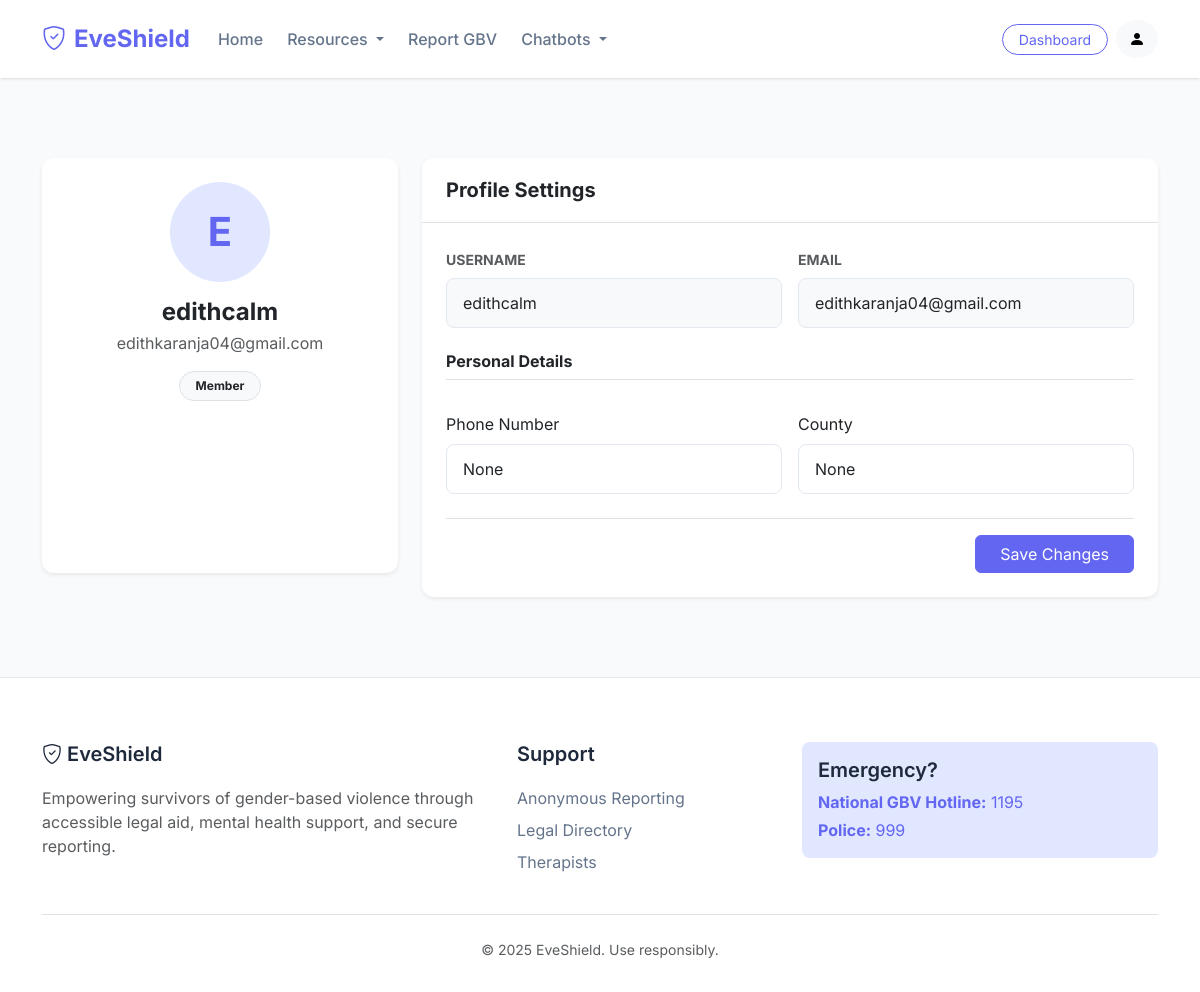
Before: /accounts/profile/ (signed in) with the older database file.
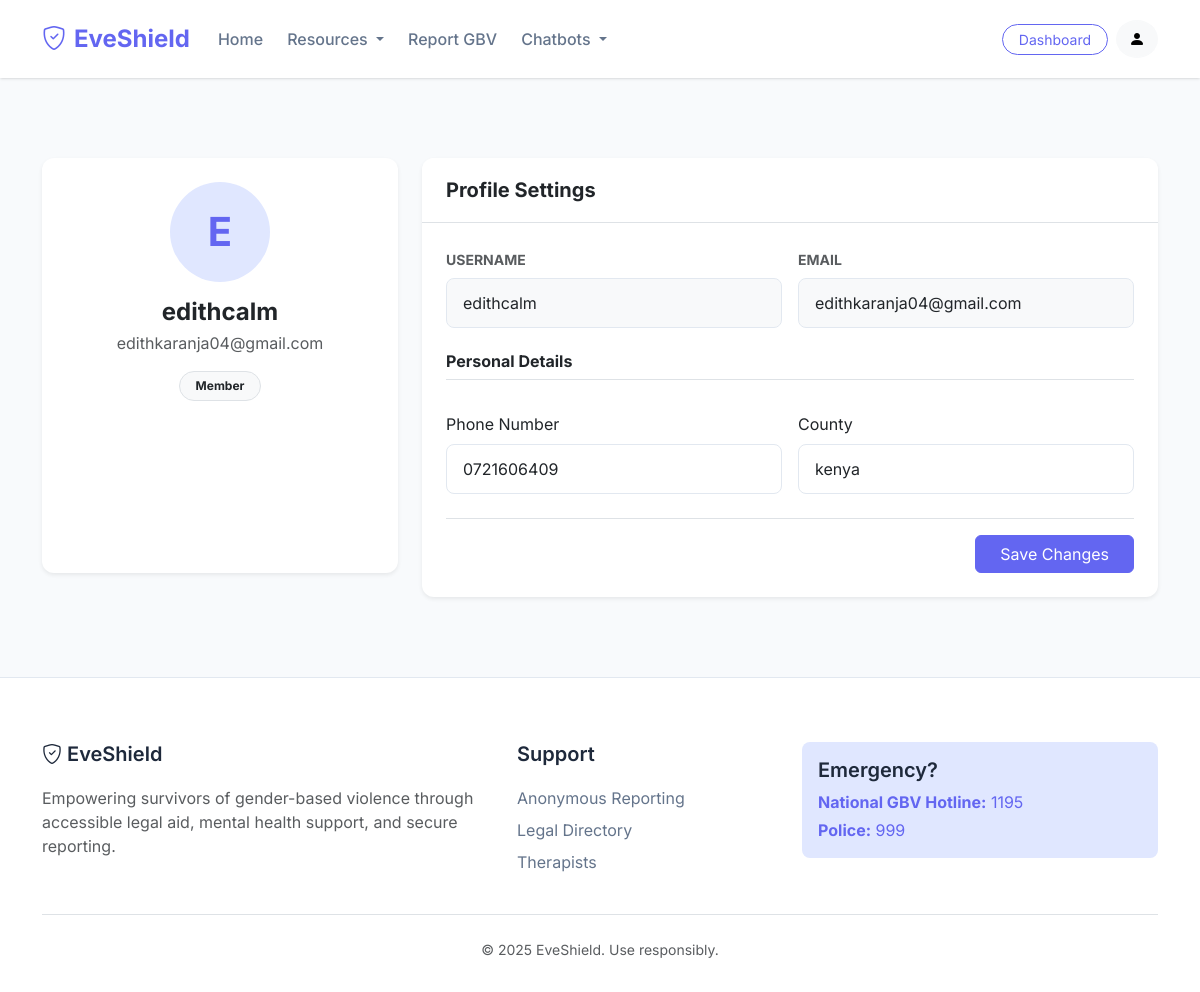
After: the same page with the newer database file.
### EveShieldApp/models.py (models this page shows, shortened)
class UserProfile(models.Model):
    user = models.OneToOneField(User, on_delete=models.CASCADE)
    phone = models.CharField(max_length=20, blank=True, null=True)
    county = models.CharField(max_length=100, blank=True, null=True)
    created_at = models.DateTimeField(auto_now_add=True)
    updated_at = models.DateTimeField(auto_now=True)

### EveShieldApp/views.py (the view)
# urls.py: path("profile/", views.profile, name="profile"),
@login_required
def profile(request):
    profile_obj, _ = models.UserProfile.objects.get_or_create(user=request.user)
    if request.method == "POST":
        form = UserProfileForm(request.POST, instance=profile_obj)
        if form.is_valid():
            form.save()
            messages.success(request, "Profile updated successfully!")
            return redirect("eveshield:accounts:profile")
    else:
        form = UserProfileForm(instance=profile_obj)
    return render(
        request,
        "users/profile.html",
        {"profile": profile_obj, "form": form},
    )

### EveShieldApp/forms.py
class UserProfileForm(forms.ModelForm):
    class Meta:
        model = models.UserProfile
        fields = ("phone", "county")

### EveShieldApp/Templates/users/profile.html (shortened to what this page needs)
{% extends 'shared/base.html' %}
{% block content %}
<div class="container py-5">
    <div class="row">
        <div class="col-lg-4 mb-4">
            <div class="card shadow-sm border-0 h-100">
                <div class="card-body text-center p-4">
                    <div class="avatar-placeholder mb-3 mx-auto">
                        <div class="rounded-circle bg-primary-soft d-flex align-items-center justify-content-center mx-auto"
                            style="width: 100px; height: 100px;">
                            <span class="fs-1 text-primary-custom fw-bold">{{ user.username.0|upper }}</span>
                        </div>
                    </div>
                    <h4 class="fw-bold mb-1">{{ user.get_full_name|default:user.username }}</h4>
                    <p class="text-muted mb-3">{{ user.email }}</p>
                    <div class="badge bg-light text-dark border px-3 py-2 rounded-pill">Member</div>
                </div>
            </div>
        </div>
        <div class="col-lg-8">
            <div class="card shadow-sm border-0">
                <div class="card-header bg-white border-bottom">
                    <h5 class="mb-0 fw-bold">Profile Settings</h5>
                </div>
                <div class="card-body p-4">
                    <form method="post">
                        <div class="row g-3">
                            <div class="col-md-6">
                                <label class="form-label text-muted small fw-bold">USERNAME</label>
                                <input type="text" class="form-control bg-light" value="{{ user.username }}" readonly>
                            </div>
                            <div class="col-md-6">
                                <label class="form-label text-muted small fw-bold">EMAIL</label>
                                <input type="text" class="form-control bg-light" value="{{ user.email }}" readonly>
                            </div>
                            <div class="col-12 mt-4 map-header">
                                <h6 class="fw-bold border-bottom pb-2 mb-3">Personal Details</h6>
                            </div>
                            <div class="col-md-6">
                                <label for="phone" class="form-label">Phone Number</label>
                                <input type="text" class="form-control" id="phone" name="phone"
                                    value="{{ profile.phone|default:'' }}">
                            </div>
                            <div class="col-md-6">
                                <label for="county" class="form-label">County</label>
                                <input type="text" class="form-control" id="county" name="county"
                                    value="{{ profile.county|default:'' }}">
                            </div>
                        </div>
                        <div class="mt-4 pt-3 border-top d-flex justify-content-end">
                            <button type="submit" class="btn btn-primary px-4">Save Changes</button>
                        </div>
                    </form>
                </div>
            </div>
        </div>
    </div>
</div>
{% endblock %}

Changed rows visible on the page:
changed UserProfile: phone "None" → "0721606409"; county "None" → "kenya"
